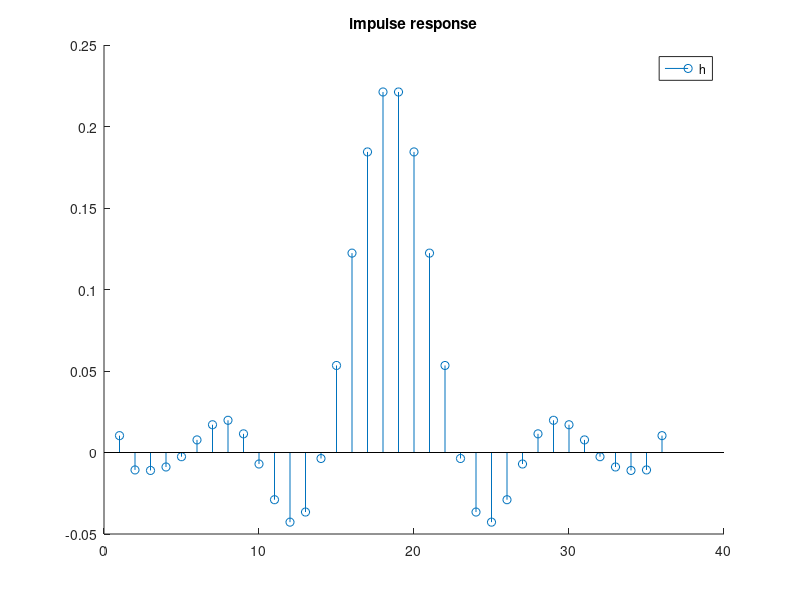
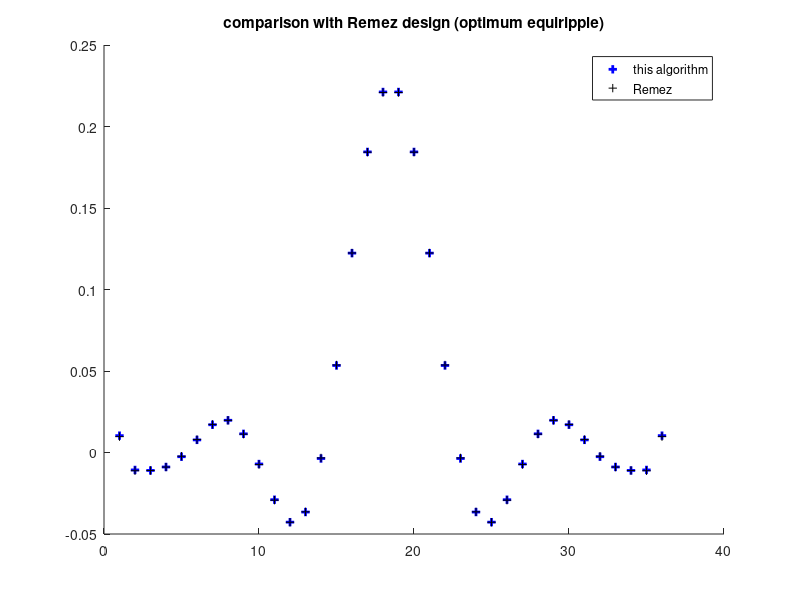
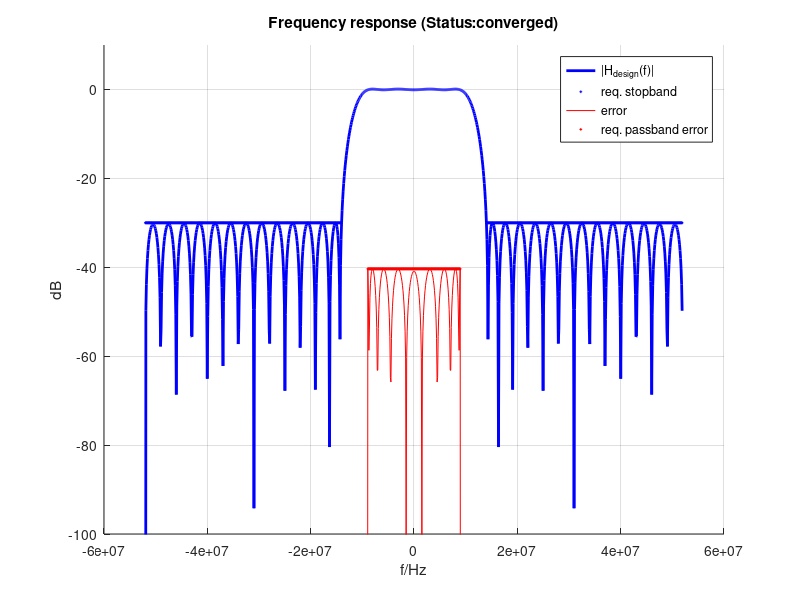

MATLAB code to generate these figures, in order:
% ********************************************
% least-mean-squares FIR design algorithm
% Markus Nentwig, 2010-2011
% release 2011/8/22
% ********************************************
function LMSFIR()
    close all;
    
    h1 = demo1('basic'); compareDemo1WithRemez(h1);    
    % h1 = demo1('basicLMS'); disp('demo: convergence failure is on purpose to show LMS solution');
    % demo1('allpass');
    % demo1('stopband');
    % demo1('equalize');
    % demo1('nominalResponse');
    % demo1('multipassband');
    % demo1('complex');
    % demo1('rootRaisedCosineUpsampler');
    % demo1('componentModel');
    % demo1('componentModel2');
end

function h = demo1(nameOfDemo)
    dpar = struct();
    % parameters for a basic FIR lowpass filter design.
    % kept in a struct(), so that individual examples
    % can easily change them.    
    
    % sampling rate at the input of the filter
    dpar.inRate_Hz = 104e6;

    % number of physical FIR taps 
    % in a polyphase decimator, the number of internal
    % coefficients will be fDecim * fStages
    dpar.mStages = 36; 
    
    % end of passband. A single value will be internally
    % expanded to [-9e6, 9e6]. 
    % Asymmetric designs require
    % the complexValued = true option.
    % This 'default' passband can be omitted entirely, if passbands
    % are declared individually later
    dpar.req_passbandF_Hz = 9e6;
    
    % defines the maximum allowed ripple in the passband.
    dpar.req_passbandRipple_dB = 0.083;
    
    % as alternative to ripple, the in-band error
    % vector magnitude (EVM) can be limited
    % dpar.req_passbandEVM_dB = -44;
    
    % the passband specification may use multiple points
    % dpar.req_passbandF_Hz = [-1, 5e6, 6e6, 9e6];
    % dpar.req_passbandEVM_dB = [-44, -44, -34, -34];
    
    % start of default stopband. 
    % as with the passband, the default stopband can be omitted, 
    % if individual bands are placed later.
    dpar.req_stopbandF_Hz = 14e6;  
    dpar.req_stopbandMaxGain_dB = -30;

    % dpar.req_stopbandF_Hz = [14e6, 34e6];  
    % dpar.req_stopbandGainMax_dB = [-30, -20];
    
    % ********************************************
    % create a filter design object "design"
    % * access with LMSFIR_stage2 functions
    % * evaluate with LMSFIR_stage3 function    
    % ********************************************    

    switch nameOfDemo
      case 'basic'
        % ********************************************
        % simple filter using the parameters above
        % ********************************************
        design = LMSFIR_stage1_setup(dpar);
      
      case 'basicLMS'
        % ********************************************
        % LMS design for comparison:
        % Iterations are disabled
        % ********************************************
        dpar.nIter = 1;

        % balance in-band / out-of-band performance as needed
        dpar.inbandWeight_initValue = 5;
        dpar.outOfBandWeight_initValue = 1;
        
        design = LMSFIR_stage1_setup(dpar);
        
      case 'allpass'
        % ********************************************
        % allpass design Offset the nominal delay by 1/3
        % of a sample, compared to the "basic" example
        % (compare the impulse responses)
        % ********************************************
        dpar.delayOffset = 1/3; % signal arrives now earlier
        design = LMSFIR_stage1_setup(dpar);
        
      case 'stopband'        
        % ********************************************
        % Filter with added stopbands
        % ********************************************
        % the following features require more taps
        dpar.mStages = 48;
        
        % create filter design object
        design = LMSFIR_stage1_setup(dpar);
        
        % place a stopband from 14 to 16 MHz with -50 dB
        design = LMSFIR_stage2_placeStopband(...
            design, ...
            'f_Hz', [14e6, 16e6], ...
            'g_dB', [-50, -50]);
        
        % place another stopband from 16 to 28 MHz with 
        % -50 dB, linearly relaxing to -40 dB
        design = LMSFIR_stage2_placeStopband(...
            design, ...
            'f_Hz', [16e6, 28e6], ...
            'g_dB', [-50, -40]);

      case 'equalize'
        % ********************************************
        % Equalize the frequency response of another 
        % filter in the passband(s)
        % ********************************************
        % As an equalizer, this is rather inefficient with so much 
        % unused bandwidth. Should operate at the smallest possible BW instead.
        dpar.mStages = 52; 
        
        [ffilter_Hz, H] = getExampleLaplaceDomainFilter();

        % set the frequency points...
        dpar.equalizeFreq_Hz = ffilter_Hz;

        % ... and the filter response. The design routine will
        % use linear interpolation, therefore provide a sufficiently
        % dense grid.
        % Equalizing an asymmetric response requires 
        % the complexValued=true option, leading to a complex-valued
        % FIR filter.
        % The equalization function needs to be normalized. 
        % Otherwise, pass- and stopband targets will be offset 
        % by the gain mismatch.
        dpar.equalizeComplexGain = H;

        % as alternative to the complex gain, a magnitude response
        % can be given via an equalizeGain_dB argument.
        % dpar.equalizeGain_dB = 20*log10(abs(H));        

        % an asymmetric (non-linear-phase) impulse response may 
        % require a group delay that is not centered in the
        % FIR length.
        dpar.delayOffset = 2;
        
        design = LMSFIR_stage1_setup(dpar);
      case 'componentModel'
        % ********************************************
        % Create a FIR filter that approximates the passband behavior of 
        % the analog filter accurately, and gives a similar stopband rejection
        % 
        % The most straightforward way to model an infinite-impulse-response
        % lowpass is to simply sample the impulse response. However, it needs to be
        % cut to size (since the FIR filter has only finite length)
        % => Chopping it off destroys the out-of-band performance (=rectangular window)
        % => use a window function that trades off between passband accuracy and 
        %    stopband rejection
        % => or use the design example below.
        % ********************************************
        dpar.mStages = 52; 
        
        [ffilter_Hz, H] = getExampleLaplaceDomainFilter();

        % set the frequency points...
        dpar.nominalFreq_Hz = ffilter_Hz;
        dpar.nominalComplexGain = H;
        
        dpar.req_stopbandF_Hz = [15e6, 30e6, 55e6];
        dpar.req_stopbandMaxGain_dB = [-38, -80, -115];

        dpar.req_passbandF_Hz = 9e6;        

        % offset the impulse response, it is not centered
        dpar.delayOffset = 18;

        design = LMSFIR_stage1_setup(dpar);
      
      case 'componentModel2'
        % ********************************************
        % an extension of "componentModel1"
        % stopband rejection does not matter, but we need
        % phase-accurate modeling on a region of the stopband edge
        % ********************************************
        dpar.mStages = 80; % this won't be cheap...
      
        [ffilter_Hz, H] = getExampleLaplaceDomainFilter();
        dpar.nominalFreq_Hz = ffilter_Hz;
        dpar.nominalComplexGain = H;
        
        dpar.req_stopbandF_Hz = [ 16e6, 100e6];
        dpar.req_stopbandMaxGain_dB = [ -30, -30];
        
        dpar.req_passbandF_Hz = 9e6;        
        
        % offset the impulse response, it is not centered
        dpar.delayOffset = dpar.mStages / 2 - 8;
        
        design = LMSFIR_stage1_setup(dpar);
            
        % place a passband in the area on the slope that is to be modeled accurately
        design = LMSFIR_stage2_placePassband(...
            design, ...
            'f_Hz', [12e6, 16e6], ...
            'EVM_dB', [-40, -50] - 30); % nominal gain -40..-50 dB, -30 dBc EVM
        
      case 'nominalResponse'
        % ********************************************
        % Design a filter to a given frequency response
        % ********************************************    
        dpar.mStages = 50;
        % the frequency response is approximated in any
        % declared passband, but must be valid for any 
        % frequency to allow plotting.

        dpar.nominalFreq_Hz = [0, 3e6, 9e6, 1e9];
        dpar.nominalGain_dB = [0, 0, -6, -6]; 
        
        % instead, nominalComplexGain can be used
        % g = [0, 0, -3, -3]; 
        % dpar.nominalComplexGain = 10 .^ (g/20);
        design = LMSFIR_stage1_setup(dpar);
        
      case 'multipassband'
        % ********************************************
        % Design a filter with three passbands
        % ********************************************    
        dpar.mStages = 50;
        dpar = rmfield(dpar, 'req_passbandF_Hz');
        dpar = rmfield(dpar, 'req_passbandRipple_dB');
        
        design = LMSFIR_stage1_setup(dpar);

        design = LMSFIR_stage2_placePassband(...
            design, ...
            'f_Hz', [-2e6, 2e6], ...
            'EVM_dB', -45);
        
        design = LMSFIR_stage2_placePassband(...
            design, ...
            'f_Hz', [3e6, 7e6], ...
            'EVM_dB', [-45, -40]);

        design = LMSFIR_stage2_placeStopband(...
            design, ...
            'f_Hz', [11.8e6, 12.4e6], ...
            'g_dB', -70);

      case 'complex'
        % ********************************************
        % Design a complex-valued filter
        % ********************************************    
        % this is also an example for what can go wrong: 
        % In the unconstrained section around -40 MHz, the
        % frequency response is allowed to go berserk. Which
        % it does.
        % Solution: Place a "soft" stopband (for example at -5 dB)
        % in the "don't-care" regions and add a couple of taps.
        
        % remove passband from default parameters
        dpar = rmfield(dpar, 'req_passbandF_Hz');
        dpar = rmfield(dpar, 'req_passbandRipple_dB');

        % remove stopband from default parameters
        dpar = rmfield(dpar, 'req_stopbandF_Hz');
        dpar = rmfield(dpar, 'req_stopbandMaxGain_dB');
        
        dpar.complexValued = true;        
        design = LMSFIR_stage1_setup(dpar);

        design = LMSFIR_stage2_placeStopband(...
            design, ...
            'f_Hz', [-30e6, -16e6], ...
            'g_dB', -50);

        design = LMSFIR_stage2_placePassband(...
            design, ...
            'f_Hz', [-8e6, -2e6], ...
            'EVM_dB', -45);
        
        design = LMSFIR_stage2_placeStopband(...
            design, ...
            'f_Hz', [3e6, 40e6], ...
            'g_dB', [-30, -50]);

      case 'rootRaisedCosineUpsampler'
        % ********************************************
        % root-raised cosine upsampling filter for WCDMA transmitter
        % The input chip stream arrives at 3.84 Msps, using the 
        % full bandwidth. 
        % Before the filter, it is upsampled (zero insertion) to 
        % 7.68 Msps. 
        % The filter applies RRC-filtering with 1.22 rolloff.
        % ********************************************
        % calculate nominal RRC response for lookup table / linear
        % interpolation
        f_Hz = logspace(1, 8, 10000); f_Hz(1) = -1;
        c = abs(f_Hz * 2 / 3.84e6);
        c = (c-1)/(0.22); % -1..1 in the transition region
        c=min(c, 1);
        c=max(c, -1);
        RRC_h = sqrt(1/2+cos(pi/2*(c+1))/2);
        
        % ********************************************
        % once the targets are achieved, use the remaining
        % 'degrees of freedom' for least-squares optimization.
        % The LMS solver will improve, where it is 'cheapest'
        % The parameters are not a real-world design 
        % (0.5 percent EVM => -46 dB)
        % ********************************************    
        ci = 0;
        % ci = 10; % for comparison: force equiripple 
        
        dpar = struct(...
            'inRate_Hz', 3.84e6, ...
            'fInterp', 2, ...
            'mStages', 45, ...
            'req_passbandF_Hz', 3.84e6 * 1.22 / 2, ...
            'req_passbandEVM_dB', -46, ...
            'req_stopbandF_Hz', 2.46e6, ...
            'req_stopbandMaxGain_dB', -50, ...
            'nominalFreq_Hz', f_Hz, ...
            'nominalGain_dB', 20*log10(RRC_h + 1e-19), ...
            'convergedIterations', ci);
        
        design = LMSFIR_stage1_setup(dpar);
        [h, status] = LMSFIR_stage3_run(design); 
        % save('hRRC_upsampler.txt', 'h', '-ascii');
        disp(status);        
        
      otherwise
        assert(false);
    end % switch nameOfDemo
    
    % ********************************************
    % Design the filter
    % ********************************************    
    % h is the impulse response (FIR tap coefficients).
    [h, status] = LMSFIR_stage3_run(design); 
    disp(status);    
end

function compareDemo1WithRemez(hLMS)
% identical target settings to demo1 "basic".
% note, the demo uses targets that are exactly "on the edge"
% what the algorithm can achieve. This results in an equiripple-
% design that can be compared with remez().
% If the targets are too loosely set, pass- and stopband quality
% start to "sag" in the band middle (LMS solution => lowest overall
% error, the optimizer improves where it's "cheapest").
    
    r_Hz = 104e6;
    m = 35; % definition differs by 1
    f = [0 9e6 14e6 r_Hz/2] / (r_Hz/2);
    a = [1 1 0 0];
    ripple_dB = 0.1;
    att_dB = 30;
    err1 = 1 - 10 ^ (-ripple_dB / 20);
    err2 = 10 ^ (-att_dB / 20);
    w = [1/err1 1/err2];

    % get remez design impulse response
    hRemez = remez(m, f, a, w);
    
    figure(); hold on;
    handle = plot(hLMS, 'b+'); set(handle, 'lineWidth', 3);
    plot(hRemez, 'k+'); set(handle, 'lineWidth', 2);
    legend('this algorithm', 'Remez');
    title('comparison with Remez design (optimum equiripple)');
end

% Gets the frequency response of an "analog" (Laplace-domain) filter.
% => Chebyshev response
% => 6th order
% => 1.2 dB ripple
% => cutoff frequency at 10 MHz
% returns
% f_Hz: list of frequencies
% H: complex-valued H(f_Hz)
function [f_Hz, H] = getExampleLaplaceDomainFilter()
    [IIR_b, IIR_a] = cheby1(6, 1.2, 1, 's');
    
    % evaluate it on a wide enough frequency range
    f_Hz = logspace(1, 10, 1000); f_Hz(1) = -1;
    
    % Laplace domain operator for normalized frequency
    fCutoff_Hz = 10e6;
    s = 1i * f_Hz / fCutoff_Hz;
    
    % polynomial in s
    H_num = polyval(IIR_b, s);
    H_denom = polyval(IIR_a, s);
    H = H_num ./ H_denom;
end

% === LMSFIR_xyz "API" functions ===

% ********************************************
% LMSFIR_stagex_... functions to interact with design 'object'
% to be executed in 'stage'-order
% ********************************************
function d = LMSFIR_stage1_setup(varargin)
    p = varargin2struct(varargin);
    d = struct();

    % number of frequency points. Increase to improve accuracy.
    % Frequencies are quantized to +/- rate / (2 * nSamples) 
    d.nSamples = 1024;
    
    % default polyphase interpolation: none 
    d.fInterp = 1;
    
    % default polyphase decimation: none
    d.fDecim = 1;

    % max. number of iterations
    d.nIter = 100; 

    % for pure LMS solution, set nIter to 1 and change the weights below as needed
    d.inbandWeight_initValue = 1;
    d.outOfBandWeight_initValue = 1;
    
    % abort when the iteration weights grow too large. 
    % This happens when targets are impossible.
    % The result may still be meaningful, though.
    d.abortWeight = 1e12;

    % keep iterating, if the targets are reached. 
    % Once the "equi"-ripple iteration has brought all peaks to an acceptable level, 
    % the LMS solver will use the remaining "degrees of freedom" for a LMS optimization.
    % The solver improves "where it is easy / cheap". This results in sloped
    % stopbands and "drooping" EVM in passbands.
    % Often, LMS is the best choice => set converged iterations to 0.
    d.convergedIterations = 10;

    % for a complex-valued filter, use "true".
    % With a real-valued design, user input is only evaluated for positive frequencies!
    d.complexValued = false;
    
    % by default, the basis waveforms given to the optimizer are
    % within a delay range of +/- half the FIR length.
    % For nonlinear phase types (equalization / nominal frequency 
    % response), this may be suboptimal.
    % Meaningful values shouldn't exceed +/- half the number of
    % coefficients in the impulse response.
    d.delayOffset = 0;

    % copy parameters
    fn = fieldnames(p);
    for ix = 1:size(fn, 1)
        key = fn{ix};
        d.(key) = p.(key);           
    end

    % frequency base over FFT range
    fb = 0:(d.nSamples - 1);
    fb = fb + floor(d.nSamples / 2);
    fb = mod(fb, d.nSamples);
    fb = fb - floor(d.nSamples / 2);
    fb = fb / d.nSamples; % now [0..0.5[, [-0.5..0[
    fb = fb * d.inRate_Hz * d.fInterp;
    d.fb = fb;
    
    % in real-valued mode, negative frequencies are treated as 
    % positive, when 'user input' is evaluated
    if d.complexValued
        d.fbUser = fb;
    else
        d.fbUser = abs(fb);
    end
    
    % ********************************************
    % target settings. Those will be modified by 
    % LMSFIR_stage2_xyz()
    % ********************************************
    % initial value of NaN indicates: all entries are unset
    d.errorSpecBinVal_inband_dB = zeros(size(d.fb)) + NaN;
    d.errorSpecBinVal_outOfBand_dB = zeros(size(d.fb)) + NaN;
    
    % ********************************************
    % process req_passband requirement
    % needs to be done at stage 1, because it is 
    % used for 'gating' with the tightenExisting / 
    % relaxExisting options
    % ********************************************
    if isfield(d, 'req_passbandF_Hz')  

        par = struct('onOverlap', 'error');
        if isfield(d, 'req_passbandRipple_dB')
            par.ripple_dB = d.req_passbandRipple_dB;
        end
        if isfield(d, 'req_passbandEVM_dB')
            par.EVM_dB = d.req_passbandEVM_dB;
        end
        par.f_Hz = d.req_passbandF_Hz;

        d = LMSFIR_stage2_placePassband(d, par);
    end % if req_passbandF_Hz

    % ********************************************
    % process req_stopband requirement
    % needs to be done at stage 1, because it is 
    % used for 'gating' with the tightenExisting / 
    % relaxExisting options
    % ********************************************
    if isfield(d, 'req_stopbandF_Hz')  
        f_Hz = d.req_stopbandF_Hz;
        g_dB = d.req_stopbandMaxGain_dB;
        
        % extend to infinity
        if isscalar(f_Hz)
            f_Hz = [f_Hz 9e19]; 
            g_dB = [g_dB g_dB(end)];
        end
        
        d = placeBand...
            (d, ...
             'f_Hz', f_Hz, 'g_dB', g_dB, ...
             'type', 'stopband', ...
             'onOverlap', 'tighten');
    end    
    
    % ********************************************
    % plot management
    % ********************************************
    d.nextPlotIx = 700;
end

function d = LMSFIR_stage2_placeStopband(d, varargin)
    p = varargin2struct(varargin);
    
    % shorthand notation g_dB = -30; f_Hz = 9e6;
    % extend fixed passband to positive infinity
    if isscalar(p.f_Hz)
        assert(p.f_Hz > 0);
        p.f_Hz = [p.f_Hz 9e99];
    end

    if isscalar(p.g_dB)
        p.g_dB = ones(size(p.f_Hz)) * p.g_dB;
    end
    
    % default action is to use the stricter requirement
    if ~isfield(p, 'onOverlap')
        p.onOverlap = 'tighten';
    end        
    
    d = placeBand(d, 'type', 'stopband', p);
end

function d = LMSFIR_stage2_placePassband(d, varargin)
    p = varargin2struct(varargin);
    
    % default action is to use the stricter requirement
    if ~isfield(p, 'onOverlap')
        p.onOverlap = 'tighten';
    end        
    
    % translate ripple spec to error
    if isfield(p, 'ripple_dB')
        assert(p.ripple_dB > 0);
        eSamplescale = 10 ^ (p.ripple_dB / 20) - 1;            
        EVM_dB = 20*log10(eSamplescale);
    end
    
    if isfield(p, 'EVM_dB')
        EVM_dB = p.EVM_dB;
    end

    % convert scalar to two-element vector
    if isscalar(EVM_dB)
        EVM_dB = [EVM_dB EVM_dB];
    end
    
    % *** handle f_Hz ***
    f_Hz = p.f_Hz;
    
    % extend to 0 Hz
    if isscalar(f_Hz)
        f_Hz = [0 f_Hz];
    end
    
    % *** create the passband ***
    d = placeBand(d, ...
                  'type', 'passband', ...
                  'f_Hz', f_Hz, ...
                  'g_dB', EVM_dB, ...
                  'onOverlap', p.onOverlap);
end

% ********************************************
% the filter design algorithm
% h: impulse response
% status: converged or not
% note that even if convergence was not reached, 
% the resulting impulse response is "the best we
% can do" and often meaningful.
% ********************************************
function [h, status] = LMSFIR_stage3_run(d)
    1;    
    
    % mTaps is number of physical FIR stages
    % m is number of polyphase coefficients
    d.m = d.mStages * d.fInterp;
    
    % masks flagging pass-/stopband frequencies
    mask_inband = NaN_to_0_else_1(d.errorSpecBinVal_inband_dB);
    mask_outOfBand = NaN_to_0_else_1(d.errorSpecBinVal_outOfBand_dB);
    
    % sanity check... (orthogonality of wanted and unwanted component)
    assert(sum(mask_inband) > 0, 'passband is empty');
    assert(sum(mask_inband .* mask_outOfBand) == 0, ...
           'passband and stopband overlap');
    
    % ********************************************
    % start with flat passband signals at input and output of filter
    % those will become the input to the LMS solver.
    % ********************************************
    sigSolverAtInput_fd = mask_inband;
    sigSolverAtOutput_fd = sigSolverAtInput_fd;

    % ********************************************
    % for even-sized FFT length, there is one bin at the
    % Nyquist limit that gives a [-1, 1, -1, 1] time domain
    % waveform. It has no counterpart with opposite frequency
    % sign and is therefore problematic (time domain component
    % cannot be delayed). 
    % Don't assign any input power here.
    % ********************************************
    if mod(d.nSamples, 2) == 0
        ixNyquistBin = floor(d.nSamples/2) + 1;
        sigSolverAtInput_fd(ixNyquistBin) = 0;
        sigSolverAtOutput_fd(ixNyquistBin) = 0;
    end
    
    if isfield(d, 'equalizeFreq_Hz')
        % ********************************************
        % Filter equalizes a given passband frequency response
        % ********************************************
        if isfield(d, 'equalizeGain_dB')
            cgain = 10 .^ (equalizeGain_dB / 20);
        else
            cgain = d.equalizeComplexGain;
        end
        d.Heq = evaluateFilter(d.fb, d.equalizeFreq_Hz, cgain, d.complexValued);
        assert(isempty(find(isnan(d.Heq), 1)), ...
               ['equalizer frequency response interpolation failed. ' ...
                'Please provide full range data for plotting, even if it does not ', ...
                'affect the design']);
        
        % ********************************************
        % apply frequency response to input signal. 
        % The LMS solver will invert this response
        % ********************************************
        sigSolverAtInput_fd = sigSolverAtInput_fd .* d.Heq;
    end

    if isfield(d, 'nominalFreq_Hz')
        % ********************************************
        % (equalized) filter matches a given passband frequency response
        % ********************************************
        if isfield(d, 'nominalGain_dB')
            cgain = 10 .^ (d.nominalGain_dB / 20);
        else
            cgain = d.nominalComplexGain;
        end
        
        d.Hnom = evaluateFilter(d.fb, d.nominalFreq_Hz, cgain, d.complexValued);
        assert(isempty(find(isnan(d.Hnom), 1)), ...
               ['nominal frequency response interpolation failed. ' ...
                'Please provide full range data for plotting, even if it does not ', ...
                'affect the design']);
        
        % ********************************************
        % apply frequency response to output signal. 
        % The LMS solver will adapt this response
        % ********************************************
        sigSolverAtOutput_fd = sigSolverAtOutput_fd .* d.Hnom;
    end
    
    % ********************************************
    % compensate constant group delay from equalizer and nominal
    % frequency response. This isn't optimal, but it is usually
    % a good starting point (use delayOffset parameter)
    % ********************************************
    [coeff, ref_shiftedAndScaled, deltaN] = fitSignal_FFT(...
        ifft(sigSolverAtInput_fd), ifft(sigSolverAtOutput_fd));

    % the above function also scales for best fit. This is not desired here, instead
    % let the LMS solver match the gain. Simply scale it back:
    ref_shifted = ref_shiftedAndScaled / coeff;
    sigSolverAtOutput_fd = fft(ref_shifted);
    
    if false
        % ********************************************
        % plot time domain waveforms (debug)
        % ********************************************
        figure(76); hold on;
        plot(fftshift(abs(ifft(sigSolverAtOutput_fd))), 'k');
        plot(fftshift(abs(ifft(sigSolverAtInput_fd))), 'b');
        title('time domain signals');
        legend('reference (shifted)', 'input signal');
    end
    
    % ********************************************
    % main loop of the design algorithm
    % => initialize weights
    % => loop
    % =>   design optimum LMS filter that transforms weighted input 
    %      into weighted output
    % =>   adapt weights 
    % => iterate
    % ********************************************
    % at this stage, the input to the algorithm is as follows:
    % => errorSpec for in-band and out-of-band frequencies
    %    (masks are redundant, can be derived from above)
    % => LMS_in_fd and
    % => LMS_out_fd: Signals that are given to the LMS solver.
    %   Its task is: "design a FIR filter that transforms LMS_in_fd into LMS_out_fd".
    
    % initialize weights
    outOfBandWeight = mask_outOfBand * d.outOfBandWeight_initValue;
    inbandWeight = mask_inband * d.inbandWeight_initValue;
    
    status = '? invalid ?';
    hConv = [];
    remConvIter = d.convergedIterations;
    for iter=1:d.nIter
        % inband weight is applied equally to both sides to shape the error
        % out-of-band weight is applied to the unwanted signal
        LMS_in_fd = sigSolverAtInput_fd .* inbandWeight...
            + mask_outOfBand .* outOfBandWeight; 
        
        LMS_out_fd = sigSolverAtOutput_fd .* inbandWeight;
        
        % ********************************************
        % cyclic time domain waveforms from complex spectrum
        % ********************************************
        LMS_in_td = ifft(LMS_in_fd); 
        LMS_out_td = ifft(LMS_out_fd);
        
        % ********************************************
        % construct FIR basis (output per coeffient)
        % time domain waveforms, shifted according to each FIR tap
        % ********************************************
        basis = zeros(d.m, d.nSamples);

        % introduce group delay target
        ix1 = -d.m/2+0.5 + d.delayOffset;
        ix2 = ix1 + d.m - 1;
        rowIx = 1;
        for ix = ix1:ix2 % index 1 appears at ix1                         
            basis(rowIx, :) = FFT_delay(LMS_in_td, ix);
            rowIx = rowIx + 1;
        end
        
        if d.complexValued
            rightHandSide_td = LMS_out_td;
        else
            % use real part only
            basis = [real(basis)];
            rightHandSide_td = [real(LMS_out_td)]; 

            pRp = real(rightHandSide_td) * real(rightHandSide_td)' + eps;
            pIp = imag(rightHandSide_td) * imag(rightHandSide_td)';
            assert(pIp / pRp < 1e-16, ...
                   ['got an imaginary part where there should be none. ', ...
                    'uncomment the following lines, if needed']);
            % if designing a real-valued equalizer for a complex-valued frequency response,
            % use the following to solve LMS over the average:
            % basis = [real(basis) imag(basis)];
            % rightHandSide_td = [real(LMS_out_td), imag(LMS_out_td)]; 
        end
        
        % ********************************************
        % LMS solver
        % find a set of coefficients that scale the 
        % waveforms in "basis", so that their sum matches
        % "rightHandSide_td" LMS-optimally
        % ********************************************
        pbasis = pinv(basis .');
        h = transpose(pbasis * rightHandSide_td .');
        
        % pad impulse response to n
        irIter = [h, zeros(1, d.nSamples-d.m)];

        % undo the nominal group delay
        irIter = FFT_delay(irIter, ix1);
        HIter = fft(irIter);
        
        % ********************************************
        % filter test signal
        % ********************************************
        eq_fd = sigSolverAtInput_fd .* HIter; 

        % ********************************************
        % subtract actual output from targeted output
        % results in error spectrum
        % ********************************************
        err_fd = sigSolverAtOutput_fd - eq_fd;
        err_fd = err_fd .* mask_inband; % only in-band matters
        EVM_dB = 20*log10(abs(err_fd)+1e-15);
        
        % ********************************************
        % out-of-band leakage
        % ********************************************
        leakage_dB = 20*log10(abs(HIter .* mask_outOfBand + 1e-15));

        % ********************************************
        % compare achieved and targeted performance 
        % ********************************************
        deltaLeakage_dB = leakage_dB - d.errorSpecBinVal_outOfBand_dB;        
        deltaEVM_dB = EVM_dB - d.errorSpecBinVal_inband_dB;
        
        % ********************************************
        % find bins where performance should be improved
        % or relaxed
        % ********************************************
        ixImprLeakage = find(deltaLeakage_dB > 0);
        ixImprEVM = find(deltaEVM_dB > 0);
        ixRelLeakage = find(deltaLeakage_dB < -3);
        ixRelEVM = find(deltaEVM_dB < -3);        
        
        status = 'iteration limit reached';
        if isempty(ixImprLeakage) && isempty(ixImprEVM)
            % both targets met. Convergence!
            if remConvIter > 0
                remConvIter = remConvIter - 1;
                status = 'converged once, now trying to improve';
                hConv = h;
            else
                status = 'converged';
                break;
            end
        end
        
        % ********************************************
        % improve / relax in-band and out-of-band
        % ********************************************
        if ~isempty(ixImprLeakage)
            % tighten out-of-band
            outOfBandWeight(ixImprLeakage) = outOfBandWeight(ixImprLeakage)...
                .* 10 .^ ((deltaLeakage_dB(ixImprLeakage) + 0.1) / 20);
        end       
        
        if ~isempty(ixRelLeakage)
            % relax out-of-band
            outOfBandWeight(ixRelLeakage) = outOfBandWeight(ixRelLeakage)...
                .* 10 .^ (deltaLeakage_dB(ixRelLeakage) / 3 / 20); 
        end
        
        if ~isempty(ixImprEVM)
            % tighten in-band
            inbandWeight(ixImprEVM) = inbandWeight(ixImprEVM)...
                .* 10 .^ ((deltaEVM_dB(ixImprEVM) + 0.01) / 20); 
        end
        if ~isempty(ixRelEVM)
            % relax in-band
            inbandWeight(ixRelEVM) = inbandWeight(ixRelEVM)...
                .* 10 .^ (deltaEVM_dB(ixRelEVM) / 2 / 20); 
        end
        
        if max([inbandWeight, outOfBandWeight] > d.abortWeight)
            status = 'weight vector is diverging';
            break;
        end
    end % for iter
    
    % ********************************************
    % recover from convergence failure after convergence
    % during improvement phase
    % ********************************************
    if ~strcmp(status, 'converged')
        if ~isempty(hConv)
            h = hConv;
            status = 'converged';
        end
    end
    
    if true
        % ********************************************
        % plot impulse response
        % ********************************************
        if d.complexValued
            figure(); hold on; 
            stem(real(h), 'k');
            stem(imag(h), 'b');
            legend('real(h)', 'imag(h)');
        else
            figure(); hold on; 
            stem(h);
            legend('h');
        end
        title('impulse response');
    end
    
    
    % ********************************************
    % plot frequency response
    % ********************************************
    inbandBins = find(mask_inband);
    outOfBandBins = find(mask_outOfBand);
    d=doPlotStart(d, ['Frequency response (Status:', status, ')']);
    d=doPlotH(d, HIter, 'b', '|H_{design}(f)|', 2);
    
    handle = plot(d.fb(outOfBandBins), d.errorSpecBinVal_outOfBand_dB(outOfBandBins), 'b+');
    set(handle, 'markersize', 2);
    d=addLegend(d, 'req. stopband');

    d = doPlot_dB(d, EVM_dB, 'r', 'error');
    
    handle = plot(d.fb(inbandBins), d.errorSpecBinVal_inband_dB(inbandBins), 'r+');
    set(handle, 'markersize', 2);
    d=addLegend(d, 'req. passband error');
    
    d=doPlotEnd(d);
    ylim([-100, 10]);
    
    if false
        % ********************************************
        % plot constraint signal and weights
        % ********************************************
        figure(31); grid on; hold on;
        handle = plot(fftshift(d.fb), fftshift(20*log10(mask_outOfBand))); 
        set(handle, 'lineWidth', 3);
        
        x = d.fb; y = 20*log10(inbandWeight / max(inbandWeight));
        handle = plot(x(inbandBins), y(inbandBins), 'k+'); set(handle, 'lineWidth', 3);
        
        x = d.fb;
        y = 20*log10(outOfBandWeight / max(outOfBandWeight));
        handle = plot(x(outOfBandBins), y(outOfBandBins), 'b+'); set(handle, 'lineWidth', 3); 
        
        xlabel('f/Hz'); ylabel('dB');
        ylim([-80, 40]);
        legend('constraint signal', 'in-band weight', 'out-of-band weight');
        title('weighting factor (normalized to 0 dB)');
    end
    
    hasEq = isfield(d, 'Heq');
    hasNom = isfield(d, 'Hnom');
    if hasEq || hasNom
        % ********************************************
        % plot equalization / nominal target
        % ********************************************
        d=doPlotStart(d, 'equalization / nominal target');
        d=doPlotH(d, HIter, 'b', '|H_{design}(f)|', 2);
        if hasEq
            d=doPlotH(d, d.Heq, 'k', '|H_{eq}(f)| to equalize (invert)');
            eqR = HIter .* d.Heq;
            d=doPlotH(d, eqR, 'c', '|H_{design}(f)H_{eq}(f)|', 2);
            handle = plot(d.fb(inbandBins), ...
                          20*log10(abs(eqR(inbandBins)) + 1e-15), 'c*');
            set(handle, 'markersize', 3);
            d=addLegend(d, '|H_{eq}(in-band)');
        end
        if hasNom
            d = doPlotH(d, d.Hnom, 'g', '|H_{nom}|', 2);
            handle = plot(d.fb(inbandBins), ...
                          20*log10(abs(HIter(inbandBins)) + 1e-15), 'b*');
            set(handle, 'markersize', 3);
            d=addLegend(d, '|H_{design}(f)H_{eq}(f) in-band');
        end
        d=doPlotEnd(d);
        % set y-range
        ymax = 20*log10(max(abs(HIter)));
        ylim([-50, ymax+3]);
    end
end

% === LMSFIR helper functions ===

% evaluates frequency response f_dB; g_Hz at fb
% the return value will contain NaN for out-of-range entries
% in fb
function binVal = buildBinVal(varargin)
    p = varargin2struct(varargin);
    
    f_Hz = p.f_Hz;
    g_dB = p.g_dB;

    % shorthand notation f = [f1, f2]; g = -30;
    if isscalar(g_dB)
        g_dB = ones(size(f_Hz)) * g_dB;
    end
    
    % tolerate sloppy two-argument definition
    if size(f_Hz, 2) == 2 && f_Hz(1) > f_Hz(2)
        f_Hz = fliplr(f_Hz);
        g_dB = fliplr(g_dB);
    end
    
    binVal = interp1(f_Hz, g_dB, p.fbUser, 'linear');
end

function d = placeBand(d, varargin)
    p = varargin2struct(varargin);
    
    % create requirements vector
    binVal = buildBinVal('f_Hz', p.f_Hz, ...
                         'g_dB', p.g_dB, ...
                         'fbUser', d.fbUser);
    
    % look up requirements vector from design object
    switch p.type
      case 'passband'
        fn = 'errorSpecBinVal_inband_dB';
      case 'stopband'
        fn = 'errorSpecBinVal_outOfBand_dB';
      otherwise
        assert(false);
    end
    designObject_binVal = d.(fn);

    % check overlap
    if strcmp(p.onOverlap, 'error')
        m1 = NaN_to_0_else_1(designObject_binVal);
        m2 = NaN_to_0_else_1(binVal);
        assert(isempty(find(m1 .* m2, 1)), ...
               ['newly declared band overlaps existing band, '...
                'which was explicitly forbidden by onOverlap=error']);
        p.onOverlap = 'tighten'; % there won't be overlap,
                                 % merging is dummy operation
    end
    
    % merging rules
    switch p.onOverlap
      case 'tighten'
        logicOp = 'or';
        valueOp = 'min';
      case 'relax'
        logicOp = 'or';
        valueOp = 'max';
      case 'tightenExisting'
        logicOp = 'and';
        valueOp = 'min';
      case 'relaxExisting'
        logicOp = 'and';
        valueOp = 'max';
      otherwise
        assert(false);
    end
    
    % merge requirements tables
    binValMerged = mergeBinVal(...
        'binVal1', designObject_binVal, ...
        'binVal2', binVal, ...
        'logicalOperator', logicOp, ...
        'valueOperator', valueOp);

    % assign new requirements table
    d.(fn) = binValMerged;    
end

function r = NaN_to_0_else_1(vec)
    r = zeros(size(vec));
    % logical indexing, instead of r(find(~isnan(vec))) = 1;
    r(~isnan(vec)) = 1; 
end

function binVal = mergeBinVal(varargin)
    p = varargin2struct(varargin);
    
    % region where first argument is defined
    mask1 = NaN_to_0_else_1(p.binVal1);

    % region where second argument is defined    
    mask2 = NaN_to_0_else_1(p.binVal2);

    % region where result will be defined    
    switch(p.logicalOperator)
      case 'or'
        mask = mask1 + mask2;
      case 'and'
        mask = mask1 .* mask2;
      otherwise
        assert(false);
    end 
    ix = find(mask);

    % merge into result
    binVal = zeros(size(p.binVal1)) + NaN;
    switch(p.valueOperator)
      case 'min'
        % note: The function min/max ignore NaNs (see "min" man 
        % page in Matlab)
        % if one entry is NaN, the other entry will be returned
        binVal(ix) = min(p.binVal1(ix), p.binVal2(ix));
      case 'max'
        binVal(ix) = max(p.binVal1(ix), p.binVal2(ix));
      otherwise
        assert(false);
    end
end        

% evaluates [f / gain] filter specification on the frequency grid
function H = evaluateFilter(f_eval, modelF, modelH, complexValued)

    oneSided = false;
    if ~complexValued
        oneSided = true;
    else
        if min(modelF) > min(f_eval)
            disp(['Warning: Filter model does not contain (enough) negative frequencies. ', ...
                  'assuming symmetric H(f) / real-valued h(t)']);
            oneSided = true;
        end
    end

    if oneSided
        f_evalOrig = f_eval;
        f_eval = abs(f_eval);
    end
    
    H = interp1(modelF, modelH, f_eval, 'linear');

    if oneSided
        % enforce symmetry (=> real-valued impulse response)
        logicalIndex = (f_evalOrig < 0);
        H(logicalIndex) = conj(H(logicalIndex));
    end
end

function [d, handle] = doPlotH(d, H, spec, legEntry, linewidth)
    handle = plot(fftshift(d.fb), fftshift(20*log10(abs(H)+1e-15)), spec);
    d = addLegend(d, legEntry);
    if exist('linewidth', 'var')
        set(handle, 'lineWidth', linewidth);
    end
end

function [d, handle] = doPlot_dB(d, H, spec, legEntry, linewidth)
    handle = plot(fftshift(d.fb), fftshift(H), spec);
    d.legList{size(d.legList, 2) + 1} = legEntry;
    if exist('linewidth', 'var')
        set(handle, 'lineWidth', linewidth);
    end
end

function d = doPlotStart(d, plotTitle)
    figure(d.nextPlotIx); 
    title(plotTitle);
    grid on; hold on;
    d.nextPlotIx = d.nextPlotIx + 1;
    d.legList = {};
end

function d = doPlotEnd(d)
    legend(d.legList);
    xlabel('f/Hz');
    ylabel('dB');
end

function d = addLegend(d, legEntry)
    d.legList{size(d.legList, 2) + 1} = legEntry;
end

% === general-purpose library functions ===

% handling of function arguments
% someFun('one', 1, 'two', 2, 'three', 3) => struct('one', 1, 'two', 2, 'three', 3)
% a struct() may appear in place of a key ('one') and gets merged into the output.
function r = varargin2struct(arg)
    assert(iscell(arg));
    
    switch(size(arg, 2))
      case 0 % varargin was empty
        r=struct();    
      case 1 % single argument, wrapped by varargin into a cell list 
        r=arg{1}; % unwrap
        assert(isstruct(r));
      otherwise
        r=struct();
        % iterate through cell elements
        ix=1;
        ixMax=size(arg, 2);
        while ix <= ixMax
            e=arg{ix};
            if ischar(e)
                % string => key/value. The next field is a value
                ix = ix + 1;
                v = arg{ix};
                r.(e) = v;
            elseif isstruct(e)
                names = fieldnames(e);
                assert(size(names, 2)==1); % column
                for ix2 = 1:size(names, 1) 
                    k = names{ix2};
                    v = e.(k);
                    r.(k) = v;
                end
            else 
                disp('invalid token in vararg handling. Expecting key or struct. Got:');
                disp(e);
                assert(false)
            end
            ix=ix+1;
        end % while
    end % switch
end

function sig = FFT_delay(sig, nDelay)
    sig = fft(sig); % to frequency domain
    nSigSamples = size(sig, 2);
    binFreq=(mod(((0:nSigSamples-1)+floor(nSigSamples/2)), nSigSamples)-floor(nSigSamples/2));
    phase = -2*pi*nDelay / nSigSamples .* binFreq;
    rot = exp(1i*phase);
    if mod(nSigSamples, 2)==0
        % even length - bin at Nyquist limit
        rot(nSigSamples/2+1)=cos(phase(nSigSamples/2+1));
    end
    sig = sig .* rot;
    sig = ifft(sig); % to time domain
end

% *******************************************************
% delay-matching between two signals (complex/real-valued)
%
% * matches the continuous-time equivalent waveforms
%   of the signal vectors (reconstruction at Nyquist limit =>
%   ideal lowpass filter)
% * Signals are considered cyclic. Use arbitrary-length 
%   zero-padding to turn a one-shot signal into a cyclic one.
%
% * output:
%   => coeff: complex scaling factor that scales 'ref' into 'signal'
%   => delay 'deltaN' in units of samples (subsample resolution)
%      apply both to minimize the least-square residual      
%   => 'shiftedRef': a shifted and scaled version of 'ref' that 
%      matches 'signal' 
%   => (signal - shiftedRef) gives the residual (vector error)
%
% Example application
% - with a full-duplex soundcard, transmit an arbitrary cyclic test signal 'ref'
% - record 'signal' at the same time
% - extract one arbitrary cycle
% - run fitSignal
% - deltaN gives the delay between both with subsample precision
% - 'shiftedRef' is the reference signal fractionally resampled 
%   and scaled to optimally match 'signal'
% - to resample 'signal' instead, exchange the input arguments
% *******************************************************
function [coeff, shiftedRef, deltaN] = fitSignal_FFT(signal, ref)
    n=length(signal);
    % xyz_FD: Frequency Domain
    % xyz_TD: Time Domain
    % all references to 'time' and 'frequency' are for illustration only

    forceReal = isreal(signal) && isreal(ref);
    
    % *******************************************************
    % Calculate the frequency that corresponds to each FFT bin
    % [-0.5..0.5[
    % *******************************************************
    binFreq=(mod(((0:n-1)+floor(n/2)), n)-floor(n/2))/n;

    % *******************************************************
    % Delay calculation starts:
    % Convert to frequency domain...
    % *******************************************************
    sig_FD = fft(signal);
    ref_FD = fft(ref, n);

    % *******************************************************
    % ... calculate crosscorrelation between 
    % signal and reference...
    % *******************************************************
    u=sig_FD .* conj(ref_FD);
    if mod(n, 2) == 0
        % for an even sized FFT the center bin represents a signal
        % [-1 1 -1 1 ...] (subject to interpretation). It cannot be delayed. 
        % The frequency component is therefore excluded from the calculation.
        u(length(u)/2+1)=0;
    end
    Xcor=abs(ifft(u));

    %  figure(); plot(abs(Xcor));
    
    % *******************************************************
    % Each bin in Xcor corresponds to a given delay in samples.
    % The bin with the highest absolute value corresponds to
    % the delay where maximum correlation occurs.
    % *******************************************************
    integerDelay = find(Xcor==max(Xcor));
    
    % (1): in case there are several bitwise identical peaks, use the first one
    % Minus one: Delay 0 appears in bin 1
    integerDelay=integerDelay(1)-1;

    % Fourier transform of a pulse shifted by one sample
    rotN = exp(2i*pi*integerDelay .* binFreq);

    uDelayPhase = -2*pi*binFreq;
    
    % *******************************************************
    % Since the signal was multiplied with the conjugate of the
    % reference, the phase is rotated back to 0 degrees in case
    % of no delay. Delay appears as linear increase in phase, but
    % it has discontinuities.
    % Use the known phase (with +/- 1/2 sample accuracy) to 
    % rotate back the phase. This removes the discontinuities.
    % *******************************************************
    %  figure(); plot(angle(u)); title('phase before rotation');
    u=u .* rotN;
    
    % figure(); plot(angle(u)); title('phase after rotation');
    
    % *******************************************************
    % Obtain the delay using linear least mean squares fit
    % The phase is weighted according to the amplitude.
    % This suppresses the error caused by frequencies with
    % little power, that may have radically different phase.
    % *******************************************************
    weight = abs(u); 
    constRotPhase = 1 .* weight;
    uDelayPhase = uDelayPhase .* weight;
    ang = angle(u) .* weight;
    r = [constRotPhase; uDelayPhase] .' \ ang.'; %linear mean square
    
    %rotPhase=r(1); % constant phase rotation, not used.
    % the same will be obtained via the phase of 'coeff' further down
    fractionalDelay=r(2);
    
    % *******************************************************
    % Finally, the total delay is the sum of integer part and
    % fractional part.
    % *******************************************************
    deltaN = integerDelay + fractionalDelay;

    % *******************************************************
    % provide shifted and scaled 'ref' signal
    % *******************************************************
    % this is effectively time-convolution with a unit pulse shifted by deltaN
    rotN = exp(-2i*pi*deltaN .* binFreq);
    ref_FD = ref_FD .* rotN;
    shiftedRef = ifft(ref_FD);
    
    % *******************************************************
    % Again, crosscorrelation with the now time-aligned signal
    % *******************************************************
    coeff=sum(signal .* conj(shiftedRef)) / sum(shiftedRef .* conj(shiftedRef));
    shiftedRef=shiftedRef * coeff;

    if forceReal
        shiftedRef = real(shiftedRef);
    end
end
